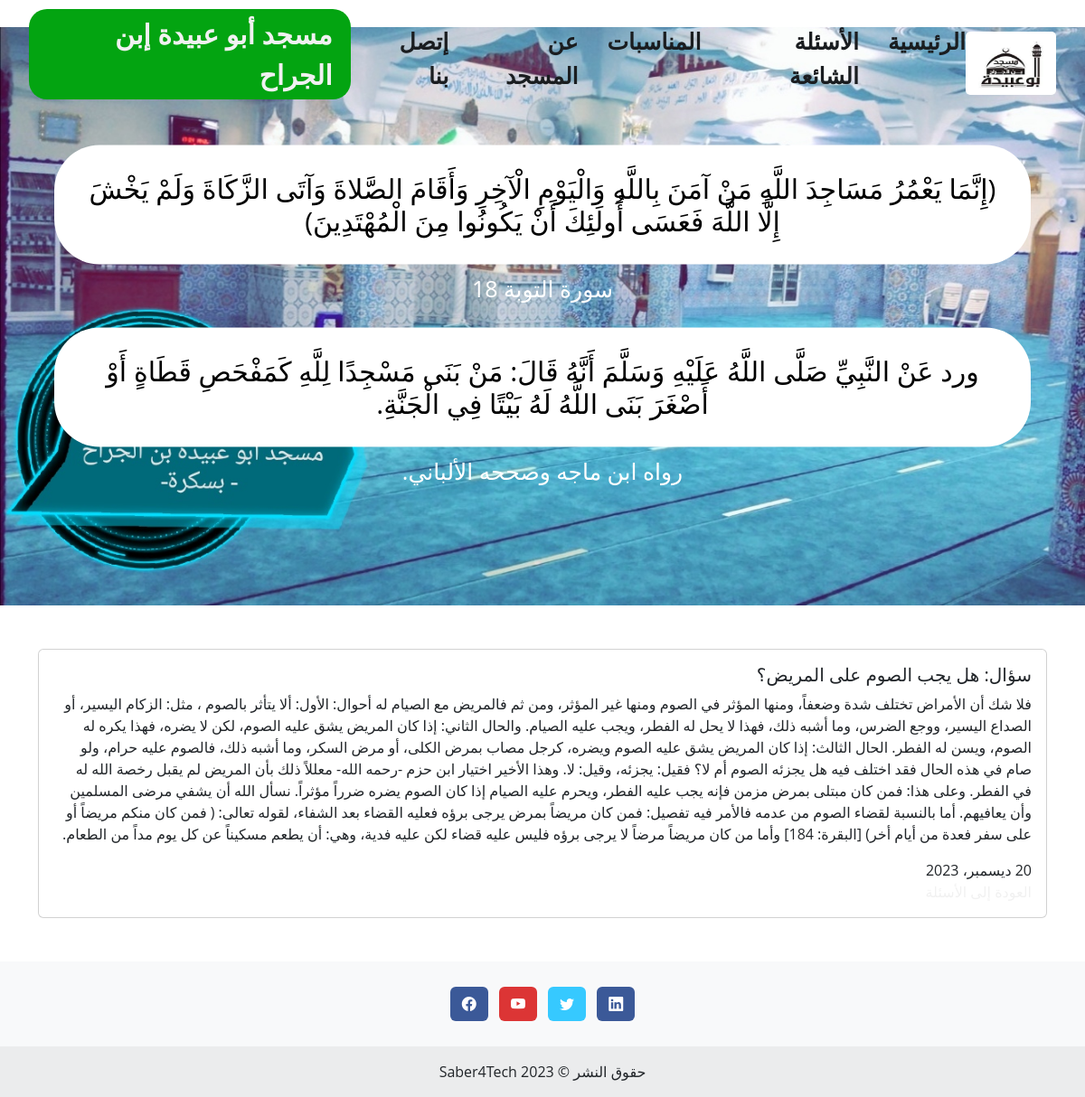
The app's page /question_detail/2/ with its own data.
### appAbuObaida/models.py (models this page shows, shortened)
class QuestionModel(models.Model):
    question_title = models.CharField(max_length=500)
    question_answer = models.TextField()
    pub_date = models.DateField(auto_now_add=True)
    class Meta:
        verbose_name = "الأسئلة"
        verbose_name_plural = "الأسئلة"

### appAbuObaida/views.py (the view)
# urls.py: path('question_detail/<int:pk>/', views.question_detail, name='question_detail'),
def question_detail(request, pk):
    activate('ar')
    question_detailed = get_object_or_404(QuestionModel, pk=pk)
    context = {
        'question_detailed': question_detailed
    }
    return render(request, 'appAbuObaida/question_detail.html', context)

### appAbuObaida/views.py (called while the page is built)
def footer_date(request):
    footer_date_detailed = datetime.datetime.now().year
    context = {
        'footer_date_detailed': footer_date_detailed
    }
    return context

### templates/appAbuObaida/question_detail.html (shortened to what this page needs)
{% extends 'appAbuObaida/base.html' %}
{% load static %}
{% block content %}
    {% include 'appAbuObaida/slidesimages.html' %}
    <div class="container my-5" dir="rtl">
        <div class="card card-questions">
            <div class="card-body">
                <h5 class="card-title">سؤال: {{ question_detailed.question_title }}</h5>
                <p class="card-text">
                    {{ question_detailed.question_answer }}
                </p>
                <span>{{ question_detailed.pub_date }}</span><br>
                <a class="card-link mt-4" href="{% url 'questions_blog' %}">
                </a>
            </div>
        </div>
    </div>
{% endblock %}

### static/css/styles.css (style rules this page uses)
* { margin: 0; padding: 0; box-sizing: border-box; font-family: 'Open Sans', 'sans-serif'; }
body { height: 100vh; background-color: #fff; font-family: Arial, sans-serif; margin: 0; padding: 0; box-sizing: border-box; }
.card-link { text-decoration: none; }
.card-questions { margin-bottom: 10px }
a { text-decoration: none; color: #f1f1f1; }

### records on screen
QuestionModel: question_title "هل يجب الصوم على المريض؟", question_answer "فلا شك أن الأمراض تختلف شدة وضعفاً، ومنها المؤثر في الصوم ومنها غير المؤثر، ومن ثم فالمريض مع الصيام له أحوال: الأول: ألا يتأثر بالصوم ، مثل: الزكام اليسير، أو الصداع اليسير، ووجع الضرس، وما أشبه ذلك، فهذا لا يحل له الفطر، ويجب عليه الصيام. والحال الثاني: إذا كان المريض يشق عليه الصوم، لكن لا يضره، فهذا يكره له الصوم، ويسن له الفطر. الحال الثالث: إذا كان المريض يشق عليه الصوم ويضره، كرجل مصاب بمرض الكلى، أو مرض السكر، وما أشبه ذلك، فالصوم عليه حرام، ولو صام في هذه الحال فقد اختلف فيه هل يجزئه الصوم أم لا؟ فقيل: يجزئه، وقيل: لا. وهذا الأخير اختيار ابن حزم -رحمه الله- معللاً ذلك بأن المريض لم يقبل رخصة الله له في الفطر. وعلى هذا: فمن كان مبتلى بمرض مزمن فإنه يجب عليه الفطر، ويحرم عليه الصيام…", pub_date "20 ديسمبر، 2023"
